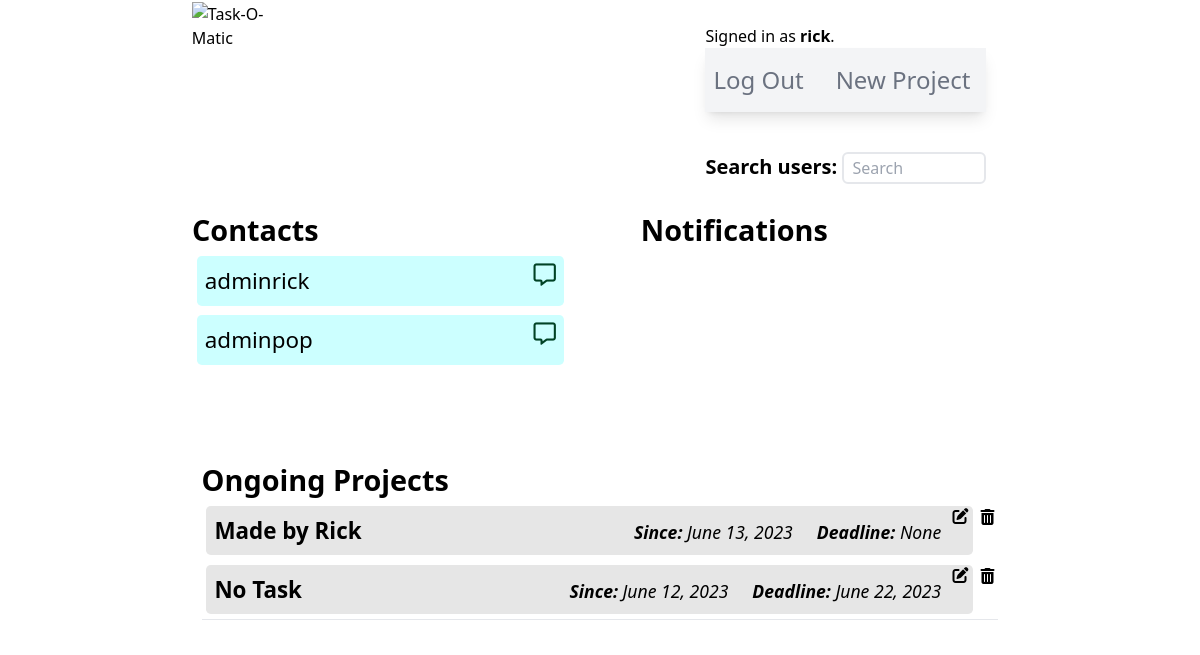
The page / (signed in) on the database as committed earlier.
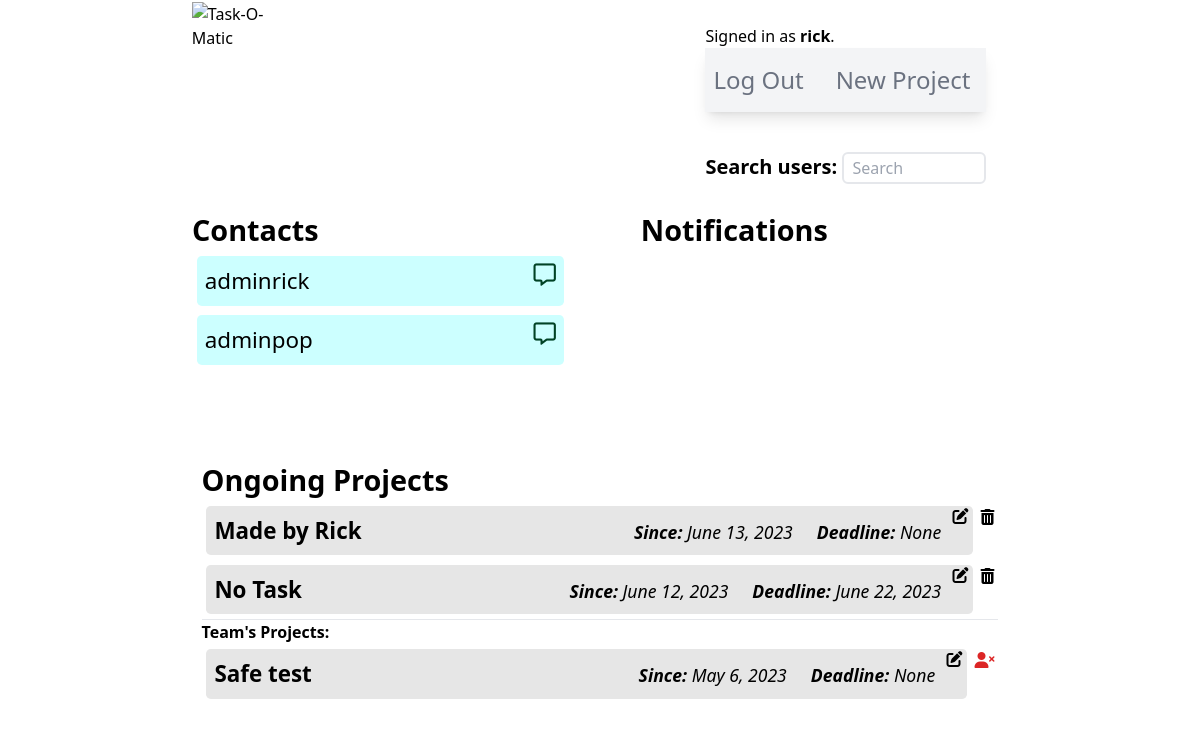
The same page on the database as committed later.
### taskomatic/models.py (models this page shows, shortened)
class Relationship(models.Model):
    STATUS_CHOICES = [
        ('pending', 'Pending'),
        ('accepted', 'Accepted'),
        ('rejected', 'Rejected'),
    ]
    from_user = models.ForeignKey(User, on_delete=models.CASCADE, related_name='from_user')
    to_user = models.ForeignKey(User, on_delete=models.CASCADE, related_name='to_user')
    status = models.CharField(max_length=10, choices=STATUS_CHOICES, default='pending')
    created_at = models.DateTimeField(auto_now_add=True)
    class Meta:
        unique_together = ('from_user', 'to_user')

class User(AbstractUser):
    pass

class Project(models.Model):
    user = models.ForeignKey(User, on_delete=models.CASCADE)
    owner = models.CharField(max_length=80)
    projectName = models.CharField(max_length=160)
    projectDescription = models.CharField(max_length=350)
    hasDeadline = models.BooleanField(default=False)
    hasInventory = models.BooleanField(default=False)
    hasTasks = models.BooleanField(default=False)
    creationDate = models.DateField(null=True, blank=True)
    deadlineDate = models.DateField(null=True, blank=True)

class Member(models.Model):
    project = models.ForeignKey(Project, on_delete=models.CASCADE)
    user = models.ForeignKey(User, on_delete=models.CASCADE)

### taskomatic/views.py (the view)
# urls.py: path("", views.index, name="index"),
def index(request):
    if request.user.is_authenticated:
        currentUserId = request.user.id
        currentUser = User.objects.get(id=currentUserId)
        projects = Project.objects.filter(user=currentUser).order_by('-creationDate')
        contacts = Relationship.objects.filter(Q(from_user=currentUser) | Q(to_user=currentUser), ~Q(status='rejected'))
        contactRequests = Relationship.objects.filter(Q(to_user=currentUser), Q(status="pending"))
        memberProjects = Member.objects.filter(user=currentUser)
        notifications = Notification.objects.filter(user=currentUser)
        return render(request, "taskomatic/index.html", {
        "projects": projects,
        "memberProjects": memberProjects,
        "contacts": contacts,
        "contactRequests": contactRequests,
        "notifications": notifications
        })
    return render(request, "taskomatic/index.html")

### taskomatic/templates/taskomatic/index.html (shortened to what the changed rows need)
{% extends "./layout.html" %}
{% load static %}
{% block body %}
{% if user.is_authenticated %}
    <div id="dashboardContainer">
        <section id="indexUpperSection">
            <div id="indexContacts">
                <h2>Contacts</h2>
                <div class="contactInstanceContainer">
                {% if contacts|length > 0 %}
                    {% for contact in contacts %}
                        {% if contact.status == "pending" %}
                            {% if contact.to_user != request.user%}
                    <div class="contactInstance">
                        <span>{{ contact.to_user }} <span class="text-sm">(Pending)</span></span>
                    </div>
                            {% endif %}
                        {% else %}
                            {% if contact.to_user != request.user%}
                    <div class="contactInstance">
                        <p>{{ contact.to_user }}</p>
                        <i class="fa-regular fa-message hover:text-sky-600 cursor-pointer" style="color: #004225" title="Send message"></i>
                    </div>
                            {% else %}
                    <div class="contactInstance">
                        <p>{{ contact.from_user }}</p>
                        <i class="fa-regular fa-message hover:text-sky-600 cursor-pointer" style="color: #004225" title="Send message"></i>
                    </div>
                            {% endif %}
                        {% endif %}
                    {% endfor %}
                {% else %}
                    <div class="noContact">
                        <p>No contacts.</p>
                    </div>
                {% endif %}
                </div>
            </div>
            <div id="indexAlerts">
                <h2>Notifications</h2>
            </div>
        </section>
        <section id="ongoingProjectsContainer">
            <h2>Ongoing Projects</h2>
            <ul>
            {% if projects %}
                {% for project in projects %}
                <div id="projectInstanceContainer">
                    <a id="projectInstanceAnchor" href="{% url 'projectPage' project.id %}">
                        <li id="projectInstance">
                            <span style="cursor: default"><b>{{ project.projectName }}</b></span>
                            <span class="flex justify-between">
                                <span><i class="dateCaption"><b>Since:</b> {{ project.creationDate }}</i></span>
                                <span><i class="dateCaption"><b>Deadline:</b> {{ project.deadlineDate }}</i></span>
                            </span>
                        </li>
                    </a>
                    <form method="POST" action="{% url 'editProject' %}" name="indexEditForm{{ project.id }}" id="indexEditForm{{ project.id }}">
                        <i id="indexEditIcon{{project.id}}" class="fa-solid fa-pen-to-square indexEditIcon"></i>
                    </form>
                    <i id="indexDeleteIcon{{project.id}}" class="fa-solid fa-trash-can relative top-2 right-1 cursor-pointer indexDeleteIcon" title="Delete"></i>
                </div>
                {% endfor %}
            {% else %}
                <li>No owned projects.</li>
            {% endif %}
            {% if memberProjects %}
            <p><strong>Team's Projects:</strong></p>
                {% for instance in memberProjects %}
                <div id="projectInstanceContainer">
                    <a id="projectInstanceAnchor" href="{% url 'projectPage' instance.project.id %}">
                        <li id="projectInstance">
                            <span style="cursor: default"><b>{{ instance.project.projectName }}</b></span>
                            <span class="flex justify-between">
                                <span><i class="dateCaption"><b>Since:</b> {{ instance.project.creationDate }}</i></span>
                                <span><i class="dateCaption"><b>Deadline:</b> {{ instance.project.deadlineDate }}</i></span>
                            </span>
                        </li>
                    </a>
                    <form method="POST" action="{% url 'editProject' %}" name="indexEditForm{{ instance.project.id }}" id="indexEditForm{{ instance.project.id }}">
                        <i id="indexEditIcon{{instance.project.id}}" class="fa-solid fa-pen-to-square indexEditIcon"></i>
                    </form>
                    <i id="indexDeleteIcon{{instance.project.id}}" class="fa-solid fa-user-xmark text-red-600 relative top-2 right-1 cursor-pointer indexDeleteIcon teamProject" title="Remove"></i>
                </div>
                {% endfor %}
            {% endif %}
            </ul>
        </section>
    </div>
{% endif %}
{% endblock body %}

Rows that differ between the two databases and show on the page:
added Member: project.projectName "Safe test", project.creationDate "May 6, 2023", project.deadlineDate "None"
Other text that changed with them:
text now shown: "Team's Projects:"
